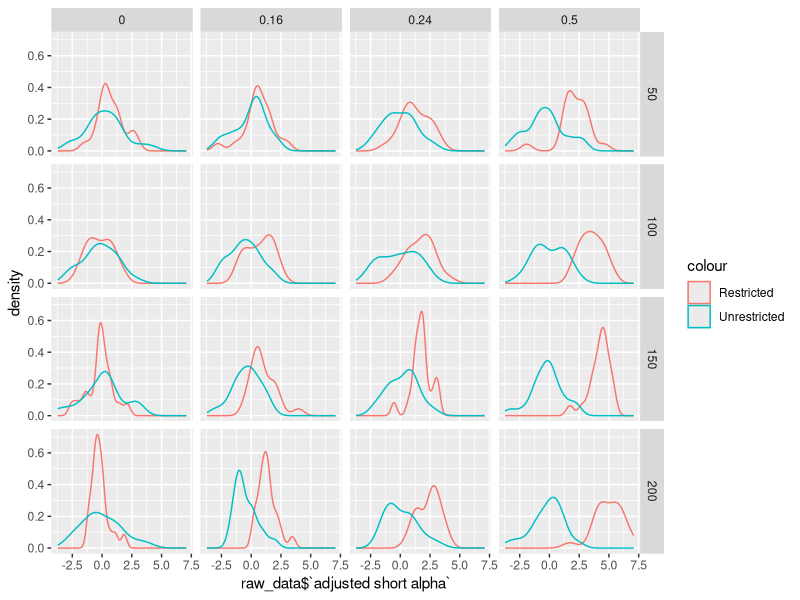

Here is the R script that generated this plot:
## ---- chunk 1
knitr::opts_chunk$set(echo = FALSE)
rm(list=ls())
library(broom)
library(MASS)
library(tidyverse)
## ---- chunk 2

simulate_regs <- function(beta, n){
   x <- mvrnorm (n, c(0,0), rbind(c(1,.7), c(.7,1)))
  e <- rnorm(n, 0,1)
  y <- .2 * x[,1] +  e  + beta*x[,2] 
  
  longreg <-lm(formula = y ~ x[, 1] + x[, 2])
  shortreg <-lm(formula = y ~ x[, 1])

  #pick regression:
   if (.05 > tidy(longreg)$p.value[3] ) {
     spec <- 1
     alpha <- tidy(longreg)$estimate[2]
     t_stat <- tidy(longreg)$statistic[2]
     inCI <- 0.2>confint(longreg)[2,1] & 0.2<confint(longreg)[2,2]
     
   }else {
      spec <- 0
     alpha <- tidy(shortreg)$estimate[2]
     t_stat <- tidy(shortreg)$statistic[2]
     inCI <- 0.2>confint(shortreg)[2,1] & 0.2<confint(longreg)[2,2]  
    
  }
  
  return_vector <- c(coef(longreg)[2], coef(longreg)[3], 0.2>confint(longreg)[2,1] & 0.2<confint(longreg)[2,2], coef(shortreg)[2], 0.2>confint(shortreg)[2,1] & 0.2<confint(shortreg)[2,2], spec, alpha, t_stat, inCI)
  names(return_vector) <- c("long alpha","long beta", "long alpha in CI", "short alpha" , "short alpha in CI", "Specification", "everyday alpha", "everyday t", "everday in CI" )
  return(return_vector)
}


colVars <- function(x, na.rm=FALSE, dims=1, unbiased=TRUE, SumSquares=FALSE,
                    twopass=FALSE) {
  if (SumSquares) return(colSums(x^2, na.rm, dims))
  N <- colSums(!is.na(x), FALSE, dims)
  Nm1 <- if (unbiased) N-1 else N
  if (twopass) {x <- if (dims==length(dim(x))) x - mean(x, na.rm=na.rm) else
                     sweep(x, (dims+1):length(dim(x)), colMeans(x,na.rm,dims))}
  (colSums(x^2, na.rm, dims) - colSums(x, na.rm, dims)^2/N) / Nm1
}
## ---- chunk 3
results_table <- c()
raw_results <- c()
betas<- c(0, .16, .24, .50)





# include = FALSE
simulation_sizes <- c(50,100, 150, 200)
#50, 100, 150, 

for (beta_coef in betas) {
  for (size in simulation_sizes){
    sim_results <- c()
    for (i in seq(20)) {
      simulation <- simulate_regs(beta_coef, size)
      sim_results <- rbind( sim_results, simulation )
      raw_results <- rbind(raw_results, c(beta_coef , size, simulation ))
    }
    results_table <- rbind(results_table, c(beta_coef , size, colMeans(sim_results)))
    results_table <- rbind(results_table, c(beta_coef , size, colVars(sim_results)))
    colnames(raw_results)[1] <- "beta"
    colnames(raw_results)[2] <- "n"
  }
  
}
## ---- chunk 4
library(knitr)
Q2 <- results_table[c(2,4,6,8), c(3,6,9)]
rownames(Q2) <- c("n = 50", "n = 100", "n = 150", "n = 200")
## ---- chunk 5
kable(Q2)
## ---- chunk 6
library(kableExtra)
library(knitr)
bias <- as.data.frame(results_table)
bias <- bias[bias[,1]!=0.00,]
bias$`long alpha bias` <- bias[3] -0.2


bias$`short alpha bias` <- bias$`short alpha` -0.2

bias$`everyday alpha bias` <- bias$`everyday alpha` -0.2

bias <- cbind(bias$V1,bias$V2,bias$`long alpha bias`, bias$`short alpha bias`,bias$`everyday alpha bias`)
colnames(bias)<-cbind("Beta2", "N", "Long alpha bias", "Short alpha bias", "Everyday alpha bias")
odd <- seq(1,23,2)
bias <- bias[odd,]
## ---- chunk 7
kable(bias,row.names=FALSE, "latex") %>% 
  kable_styling(latex_options = "scale_down")
## ---- chunk 8
ci <- as.data.frame(results_table)

ci <- cbind(ci$V1,ci$V2,ci$`long alpha in CI`,ci$`short alpha in CI`,ci$`everday in CI`)
colnames(ci)<-cbind("Beta2", "N", "Long alpha in CI", "Short alpha in CI", "Everyday alpha in CI")

odd <- seq(1,31,2)
ci <- ci[odd,]

## ---- chunk 9
kable(ci,row.names=FALSE,"latex") %>% 
  kable_styling(latex_options = "scale_down")
## ---- chunk 10
raw_data <-as.data.frame(raw_results)
raw_data$`adjusted short alpha` <- (raw_data$n)^(.5)*(raw_data$`short alpha` - .2)
raw_data$`adjusted long alpha`  <- (raw_data$n)^(.5)*(raw_data$`long alpha` - .2)

## ---- chunk 11
ggplot(raw_data ) + geom_density(aes(raw_data$`adjusted short alpha`, color = "Restricted")) +geom_density(aes(raw_data$`adjusted long alpha`, color = "Unrestricted")) + facet_grid(raw_data$n~raw_data$beta)
